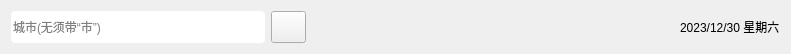
    <widget class="QWidget" name="widget_5" native="true">
     <property name="geometry">
      <rect>
       <x>20</x>
       <y>0</y>
       <width>791</width>
       <height>53</height>
      </rect>
     </property>
     <layout class="QHBoxLayout" name="horizontalLayout">
      <item>
       <widget class="QLineEdit" name="leCity">
        <property name="minimumSize">
         <size>
          <width>0</width>
          <height>32</height>
         </size>
        </property>
        <property name="styleSheet">
         <string notr="true">background-color:rgb(255, 255, 255);
color:rgb(0, 0, 0);
border-radius:4px;</string>
        </property>
        <property name="text">
         <string/>
        </property>
        <property name="placeholderText">
         <string>城市(无须带“市”)</string>
        </property>
       </widget>
      </item>
      <item>
       <widget class="QPushButton" name="btnSearch">
        <property name="minimumSize">
         <size>
          <width>35</width>
          <height>32</height>
         </size>
        </property>
        <property name="maximumSize">
         <size>
          <width>35</width>
          <height>16777215</height>
         </size>
        </property>
        <property name="styleSheet">
         <string notr="true"/>
        </property>
        <property name="text">
         <string/>
        </property>
        <property name="icon">
         <iconset resource="res.qrc">
          <normaloff>:/icon/res/search.png</normaloff>:/icon/res/search.png</iconset>
        </property>
       </widget>
      </item>
      <item>
       <spacer name="horizontalSpacer">
        <property name="orientation">
         <enum>Qt::Horizontal</enum>
        </property>
        <property name="sizeHint" stdset="0">
         <size>
          <width>368</width>
          <height>28</height>
         </size>
        </property>
       </spacer>
      </item>
      <item>
       <widget class="QLabel" name="lblDate">
        <property name="styleSheet">
         <string notr="true">font: 700 10pt &quot;微软雅黑&quot;;</string>
        </property>
        <property name="text">
         <string>2023/12/30 星期六</string>
        </property>
       </widget>
      </item>
     </layout>
    </widget>
